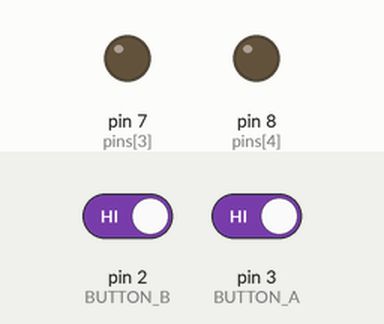
A sketch run on a simulated Arduino Uno, built with avr-gcc and run on an emulated ATmega328P. On the bench: output pins drawn as LEDs (lit = HIGH). The inputs (shaded band) are chosen by the test bench; at power-on: pin 2 (BUTTON_B) HIGH, pin 3 (BUTTON_A) HIGH. Sleep ends after the set time or at an interrupt.

Above: at 5.0 s.
5.1 s: pin 2 (BUTTON_B) driven LOW and pin 3 (BUTTON_A) driven LOW
At 6.0 s:
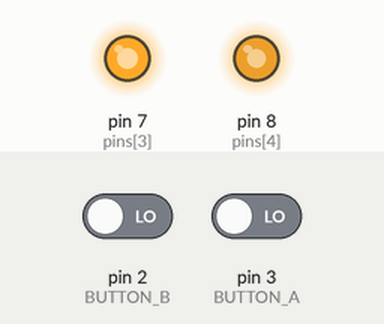
Timing chart, 0 to 6.2 s (numbered marks = the images above; inputs shaded):
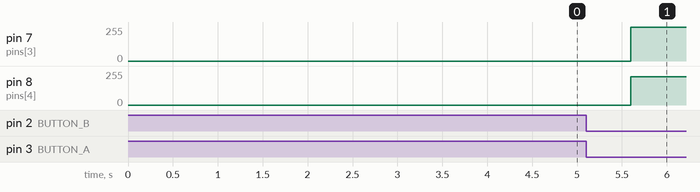

The sketch:

KeyChainino_v3_phrase.ino
```cpp
/*************************************************************************
   Write Phrase to KEYCHAININO www.keychainino.com

   created by Alessandro Matera
 * ************************************************************************
*/

char phrase[] = "AND THE WINNER IS... MARUNMAGESH ";

#include <avr/pgmspace.h>
#include <avr/sleep.h>
#include <avr/power.h>
#include <avr/wdt.h>

#define MATRIX_ROW 8
#define MATRIX_COL 8
#define PIN_NUMBER 9

#define BUTTON_A 3 // INT1
#define BUTTON_B 2 // INT0

unsigned long timer = 64900;

byte i_Charlie = 0;
byte j_Charlie = 0;


const byte pins[PIN_NUMBER] = {4, 5, 6, 7, 8, 9, 10, A0, A1}; //the number of the pin used for the LEDs in ordered

const byte connectionMatrix[MATRIX_ROW][MATRIX_COL][2] = { //the matrix that show the LEDs pin connections. Firs Value is the Anode, second is the Catode
  {{1, 0}, {2, 0}, {3, 0}, {4, 0}, {5, 0}, {6, 0}, {7, 0}, {8, 0}},
  {{0, 1}, {2, 1}, {3, 1}, {4, 1}, {5, 1}, {6, 1}, {7, 1}, {8, 1}},
  {{0, 2}, {1, 2}, {3, 2}, {4, 2}, {5, 2}, {6, 2}, {7, 2}, {8, 2}},
  {{0, 3}, {1, 3}, {2, 3}, {4, 3}, {5, 3}, {6, 3}, {7, 3}, {8, 3}},
  {{0, 4}, {1, 4}, {2, 4}, {3, 4}, {5, 4}, {6, 4}, {7, 4}, {8, 4}},
  {{0, 5}, {1, 5}, {2, 5}, {3, 5}, {4, 5}, {6, 5}, {7, 5}, {8, 5}},
  {{0, 6}, {1, 6}, {2, 6}, {3, 6}, {4, 6}, {5, 6}, {7, 6}, {8, 6}},
  {{0, 7}, {1, 7}, {2, 7}, {3, 7}, {4, 7}, {5, 7}, {6, 7}, {8, 7}},
};

bool matrixState[MATRIX_ROW][MATRIX_COL] = { //the matrix that will be always used to turn ON or OFF the LEDs
  {0, 0, 0, 0, 0, 0, 0, 0},
  {0, 0, 0, 0, 0, 0, 0, 0},
  {0, 0, 0, 0, 0, 0, 0, 0},
  {0, 0, 0, 0, 0, 0, 0, 0},
  {0, 0, 0, 0, 0, 0, 0, 0},
  {0, 0, 0, 0, 0, 0, 0, 0},
  {0, 0, 0, 0, 0, 0, 0, 0},
  {0, 0, 0, 0, 0, 0, 0, 0}
};

bool gameStarted = false; //indicates if the game is started

//KeyChainino Face stored in FLASH in order to reduce RAM size
const PROGMEM bool KeyChaininoFace[MATRIX_ROW][MATRIX_COL] = {
  {0, 0, 0, 0, 0, 0, 0, 0},
  {0, 0, 0, 0, 0, 0, 0, 0},
  {0, 0, 0, 1, 1, 0, 0, 0},
  {0, 0, 0, 0, 0, 0, 0, 0},
  {0, 1, 0, 0, 0, 0, 1, 0},
  {0, 0, 1, 1, 1, 1, 0, 0},
  {0, 0, 0, 0, 0, 0, 0, 0},
  {0, 0, 0, 0, 0, 0, 0, 0}
};


//NUMBERS used in score stored in FLASH in order to reduce RAM size

const PROGMEM bool one[MATRIX_ROW][MATRIX_COL]  = {
  {0, 0, 0, 0, 0, 0, 0, 0},
  {0, 0, 0, 0, 1, 0, 0, 0},
  {0, 0, 0, 1, 1, 0, 0, 0},
  {0, 0, 1, 0, 1, 0, 0, 0},
  {0, 0, 0, 0, 1, 0, 0, 0},
  {0, 0, 0, 0, 1, 0, 0, 0},
  {0, 0, 0, 0, 1, 0, 0, 0},
  {0, 0, 0, 0, 1, 0, 0, 0}
};

const PROGMEM bool two[MATRIX_ROW][MATRIX_COL] = {
  {0, 0, 0, 0, 0, 0, 0, 0},
  {0, 0, 0, 1, 1, 1, 0, 0},
  {0, 0, 1, 0, 0, 0, 1, 0},
  {0, 0, 0, 0, 0, 0, 1, 0},
  {0, 0, 0, 0, 0, 1, 0, 0},
  {0, 0, 0, 0, 1, 0, 0, 0},
  {0, 0, 0, 1, 0, 0, 0, 0},
  {0, 0, 1, 1, 1, 1, 1, 0}
};

const PROGMEM bool three[MATRIX_ROW][MATRIX_COL] = {
  {0, 0, 0, 0, 0, 0, 0, 0},
  {0, 0, 0, 1, 1, 1, 0, 0},
  {0, 0, 0, 0, 0, 0, 1, 0},
  {0, 0, 0, 0, 0, 0, 1, 0},
  {0, 0, 0, 0, 1, 1, 0, 0},
  {0, 0, 0, 0, 0, 0, 1, 0},
  {0, 0, 0, 0, 0, 0, 1, 0},
  {0, 0, 0, 1, 1, 1, 0, 0}
};

const PROGMEM bool four[MATRIX_ROW][MATRIX_COL] = {
  {0, 0, 0, 0, 0, 0, 0, 0},
  {0, 0, 0, 0, 0, 1, 0, 0},
  {0, 0, 0, 0, 1, 1, 0, 0},
  {0, 0, 0, 1, 0, 1, 0, 0},
  {0, 0, 1, 0, 0, 1, 0, 0},
  {0, 1, 1, 1, 1, 1, 1, 0},
  {0, 0, 0, 0, 0, 1, 0, 0},
  {0, 0, 0, 0, 0, 1, 0, 0}
};

const PROGMEM bool five[MATRIX_ROW][MATRIX_COL] = {
  {0, 0, 0, 0, 0, 0, 0, 0},
  {0, 0, 0, 1, 1, 1, 1, 0},
  {0, 0, 0, 1, 0, 0, 0, 0},
  {0, 0, 0, 1, 0, 0, 0, 0},
  {0, 0, 0, 1, 1, 1, 0, 0},
  {0, 0, 0, 0, 0, 0, 1, 0},
  {0, 0, 0, 0, 0, 0, 1, 0},
  {0, 0, 0, 1, 1, 1, 0, 0}
};

const PROGMEM bool six[MATRIX_ROW][MATRIX_COL] = {
  {0, 0, 0, 0, 0, 0, 0, 0},
  {0, 0, 0, 0, 0, 1, 0, 0},
  {0, 0, 0, 0, 1, 0, 0, 0},
  {0, 0, 0, 1, 0, 0, 0, 0},
  {0, 0, 1, 1, 1, 1, 0, 0},
  {0, 0, 1, 0, 0, 0, 1, 0},
  {0, 0, 1, 0, 0, 0, 1, 0},
  {0, 0, 0, 1, 1, 1, 0, 0}
};

const PROGMEM bool seven[MATRIX_ROW][MATRIX_COL] = {
  {0, 0, 0, 0, 0, 0, 0, 0},
  {0, 0, 1, 1, 1, 1, 1, 0},
  {0, 0, 0, 0, 0, 0, 1, 0},
  {0, 0, 0, 0, 0, 0, 1, 0},
  {0, 0, 0, 0, 0, 1, 0, 0},
  {0, 0, 0, 0, 1, 0, 0, 0},
  {0, 0, 0, 1, 0, 0, 0, 0},
  {0, 0, 1, 0, 0, 0, 0, 0}
};

const PROGMEM bool eight[MATRIX_ROW][MATRIX_COL] = {
  {0, 0, 0, 0, 0, 0, 0, 0},
  {0, 0, 0, 1, 1, 1, 0, 0},
  {0, 0, 1, 0, 0, 0, 1, 0},
  {0, 0, 1, 0, 0, 0, 1, 0},
  {0, 0, 0, 1, 1, 1, 0, 0},
  {0, 0, 1, 0, 0, 0, 1, 0},
  {0, 0, 1, 0, 0, 0, 1, 0},
  {0, 0, 0, 1, 1, 1, 0, 0}
};

const PROGMEM bool nine[MATRIX_ROW][MATRIX_COL] = {
  {0, 0, 0, 0, 0, 0, 0, 0},
  {0, 0, 0, 1, 1, 1, 0, 0},
  {0, 0, 1, 0, 0, 0, 1, 0},
  {0, 0, 1, 0, 0, 0, 1, 0},
  {0, 0, 0, 1, 1, 1, 1, 0},
  {0, 0, 0, 0, 0, 1, 0, 0},
  {0, 0, 0, 0, 1, 0, 0, 0},
  {0, 0, 0, 1, 0, 0, 0, 0}
};
const PROGMEM bool zero[MATRIX_ROW][MATRIX_COL] = {
  {0, 0, 0, 0, 0, 0, 0, 0},
  {0, 0, 0, 1, 1, 1, 0, 0},
  {0, 0, 1, 0, 0, 0, 1, 0},
  {0, 0, 1, 0, 0, 0, 1, 0},
  {0, 0, 1, 0, 0, 0, 1, 0},
  {0, 0, 1, 0, 0, 0, 1, 0},
  {0, 0, 1, 0, 0, 0, 1, 0},
  {0, 0, 0, 1, 1, 1, 0, 0}
};

//letters
const PROGMEM bool A[MATRIX_ROW][MATRIX_COL]  = {
  {0, 0, 1, 1, 1, 0, 0, 0},
  {0, 1, 1, 1, 1, 1, 0, 0},
  {1, 1, 0, 0, 0, 1, 1, 0},
  {1, 1, 0, 0, 0, 1, 1, 0},
  {1, 1, 1, 1, 1, 1, 1, 0},
  {1, 1, 1, 1, 1, 1, 1, 0},
  {1, 1, 0, 0, 0, 1, 1, 0},
  {1, 1, 0, 0, 0, 1, 1, 0}
};

const PROGMEM bool B[MATRIX_ROW][MATRIX_COL]  = {
  {1, 1, 1, 1, 1, 1, 0, 0},
  {1, 1, 0, 0, 0, 1, 1, 0},
  {1, 1, 0, 0, 0, 1, 1, 0},
  {1, 1, 1, 1, 1, 1, 0, 0},
  {1, 1, 1, 1, 1, 1, 0, 0},
  {1, 1, 0, 0, 0, 1, 1, 0},
  {1, 1, 0, 0, 0, 1, 1, 0},
  {1, 1, 1, 1, 1, 1, 0, 0}
};

const PROGMEM bool C[MATRIX_ROW][MATRIX_COL]  = {
  {0, 1, 1, 1, 1, 1, 0, 0},
  {1, 1, 1, 1, 1, 1, 1, 0},
  {1, 1, 0, 0, 0, 1, 1, 0},
  {1, 1, 0, 0, 0, 0, 0, 0},
  {1, 1, 0, 0, 0, 0, 0, 0},
  {1, 1, 0, 0, 0, 1, 1, 0},
  {1, 1, 1, 1, 1, 1, 1, 0},
  {0, 1, 1, 1, 1, 1, 0, 0}
};


const PROGMEM bool D[MATRIX_ROW][MATRIX_COL]  = {
  {1, 1, 1, 1, 1, 1, 0, 0},
  {1, 1, 1, 1, 1, 1, 0, 0},
  {1, 1, 0, 0, 1, 1, 1, 0},
  {1, 1, 0, 0, 0, 1, 1, 0},
  {1, 1, 0, 0, 0, 1, 1, 0},
  {1, 1, 0, 0, 1, 1, 1, 0},
  {1, 1, 1, 1, 1, 1, 0, 0},
  {1, 1, 1, 1, 1, 1, 0, 0}
};

const PROGMEM bool E[MATRIX_ROW][MATRIX_COL]  = {
  {1, 1, 1, 1, 1, 1, 1, 0},
  {1, 1, 1, 1, 1, 1, 1, 0},
  {1, 1, 0, 0, 0, 0, 0, 0},
  {1, 1, 1, 1, 1, 0, 0, 0},
  {1, 1, 1, 1, 1, 0, 0, 0},
  {1, 1, 0, 0, 0, 0, 0, 0},
  {1, 1, 1, 1, 1, 1, 1, 0},
  {1, 1, 1, 1, 1, 1, 1, 0}
};

const PROGMEM bool F[MATRIX_ROW][MATRIX_COL]  = {
  {1, 1, 1, 1, 1, 1, 1, 0},
  {1, 1, 1, 1, 1, 1, 1, 0},
  {1, 1, 0, 0, 0, 0, 0, 0},
  {1, 1, 1, 1, 1, 0, 0, 0},
  {1, 1, 1, 1, 1, 0, 0, 0},
  {1, 1, 0, 0, 0, 0, 0, 0},
  {1, 1, 0, 0, 0, 0, 0, 0},
  {1, 1, 0, 0, 0, 0, 0, 0}
};

const PROGMEM bool G[MATRIX_ROW][MATRIX_COL]  = {
  {0, 1, 1, 1, 1, 1, 1, 0},
  {1, 1, 1, 1, 1, 1, 1, 0},
  {1, 1, 0, 0, 0, 0, 0, 0},
  {1, 1, 0, 1, 1, 1, 0, 0},
  {1, 1, 0, 1, 1, 1, 1, 0},
  {1, 1, 0, 0, 0, 1, 1, 0},
  {1, 1, 1, 1, 1, 1, 1, 0},
  {1, 1, 1, 1, 1, 1, 0, 0}
};

const PROGMEM bool H[MATRIX_ROW][MATRIX_COL]  = {
  {1, 1, 0, 0, 0, 1, 1, 0},
  {1, 1, 0, 0, 0, 1, 1, 0},
  {1, 1, 0, 0, 0, 1, 1, 0},
  {1, 1, 1, 1, 1, 1, 1, 0},
  {1, 1, 1, 1, 1, 1, 1, 0},
  {1, 1, 0, 0, 0, 1, 1, 0},
  {1, 1, 0, 0, 0, 1, 1, 0},
  {1, 1, 0, 0, 0, 1, 1, 0}
};

const PROGMEM bool I[MATRIX_ROW][MATRIX_COL]  = {
  {0, 1, 1, 1, 1, 0, 0, 0},
  {0, 0, 1, 1, 0, 0, 0, 0},
  {0, 0, 1, 1, 0, 0, 0, 0},
  {0, 0, 1, 1, 0, 0, 0, 0},
  {0, 0, 1, 1, 0, 0, 0, 0},
  {0, 0, 1, 1, 0, 0, 0, 0},
  {0, 0, 1, 1, 0, 0, 0, 0},
  {0, 1, 1, 1, 1, 0, 0, 0}
};

const PROGMEM bool L[MATRIX_ROW][MATRIX_COL]  = {
  {1, 1, 0, 0, 0, 0, 0, 0},
  {1, 1, 0, 0, 0, 0, 0, 0},
  {1, 1, 0, 0, 0, 0, 0, 0},
  {1, 1, 0, 0, 0, 0, 0, 0},
  {1, 1, 0, 0, 0, 0, 0, 0},
  {1, 1, 0, 0, 0, 0, 0, 0},
  {1, 1, 1, 1, 1, 1, 0, 0},
  {1, 1, 1, 1, 1, 1, 0, 0}
};

const PROGMEM bool M[MATRIX_ROW][MATRIX_COL]  = {
  {1, 1, 0, 0, 0, 1, 1, 0},
  {1, 1, 1, 0, 1, 1, 1, 0},
  {1, 1, 1, 1, 1, 1, 1, 0},
  {1, 1, 0, 1, 0, 1, 1, 0},
  {1, 1, 0, 0, 0, 1, 1, 0},
  {1, 1, 0, 0, 0, 1, 1, 0},
  {1, 1, 0, 0, 0, 1, 1, 0},
  {1, 1, 0, 0, 0, 1, 1, 0}
};

const PROGMEM bool N[MATRIX_ROW][MATRIX_COL]  = {
  {1, 1, 0, 0, 0, 1, 1, 0},
  {1, 1, 1, 0, 0, 1, 1, 0},
  {1, 1, 1, 1, 0, 1, 1, 0},
  {1, 1, 1, 1, 1, 1, 1, 0},
  {1, 1, 0, 1, 1, 1, 1, 0},
  {1, 1, 0, 0, 1, 1, 1, 0},
  {1, 1, 0, 0, 0, 1, 1, 0},
  {1, 1, 0, 0, 0, 1, 1, 0}
};

const PROGMEM bool O[MATRIX_ROW][MATRIX_COL]  = {
  {0, 1, 1, 1, 1, 1, 0, 0},
  {1, 1, 1, 1, 1, 1, 1, 0},
  {1, 1, 0, 0, 0, 1, 1, 0},
  {1, 1, 0, 0, 0, 1, 1, 0},
  {1, 1, 0, 0, 0, 1, 1, 0},
  {1, 1, 0, 0, 0, 1, 1, 0},
  {1, 1, 1, 1, 1, 1, 1, 0},
  {0, 1, 1, 1, 1, 1, 0, 0}
};

const PROGMEM bool P[MATRIX_ROW][MATRIX_COL]  = {
  {1, 1, 1, 1, 1, 0, 0, 0},
  {1, 1, 1, 1, 1, 1, 0, 0},
  {1, 1, 0, 0, 1, 1, 0, 0},
  {1, 1, 1, 1, 1, 1, 0, 0},
  {1, 1, 1, 1, 1, 0, 0, 0},
  {1, 1, 0, 0, 0, 0, 0, 0},
  {1, 1, 0, 0, 0, 0, 0, 0},
  {1, 1, 0, 0, 0, 0, 0, 0}
};


const PROGMEM bool Q[MATRIX_ROW][MATRIX_COL]  = {
  {0, 1, 1, 1, 1, 0, 0, 0},
  {1, 1, 1, 1, 1, 1, 0, 0},
  {1, 1, 0, 0, 1, 1, 0, 0},
  {1, 1, 0, 0, 1, 1, 0, 0},
  {1, 1, 0, 1, 1, 1, 0, 0},
  {1, 1, 0, 0, 1, 1, 0, 0},
  {1, 1, 1, 1, 1, 1, 0, 0},
  {0, 1, 1, 1, 1, 0, 1, 0}
};

const PROGMEM bool R[MATRIX_ROW][MATRIX_COL]  = {
  {1, 1, 1, 1, 1, 0, 0, 0},
  {1, 1, 1, 1, 1, 1, 0, 0},
  {1, 1, 0, 0, 1, 1, 0, 0},
  {1, 1, 0, 0, 1, 1, 0, 0},
  {1, 1, 1, 1, 1, 0, 0, 0},
  {1, 1, 1, 1, 1, 0, 0, 0},
  {1, 1, 0, 1, 1, 1, 0, 0},
  {1, 1, 0, 0, 1, 1, 1, 0}
};

const PROGMEM bool S[MATRIX_ROW][MATRIX_COL]  = {
  {0, 1, 1, 1, 1, 1, 1, 0},
  {1, 1, 1, 1, 1, 1, 1, 0},
  {1, 1, 0, 0, 0, 0, 0, 0},
  {1, 1, 1, 1, 1, 1, 0, 0},
  {0, 1, 1, 1, 1, 1, 1, 0},
  {0, 0, 0, 0, 0, 1, 1, 0},
  {1, 1, 1, 1, 1, 1, 1, 0},
  {1, 1, 1, 1, 1, 1, 0, 0}
};

const PROGMEM bool T[MATRIX_ROW][MATRIX_COL]  = {
  {1, 1, 1, 1, 1, 1, 0, 0},
  {1, 1, 1, 1, 1, 1, 0, 0},
  {0, 0, 1, 1, 0, 0, 0, 0},
  {0, 0, 1, 1, 0, 0, 0, 0},
  {0, 0, 1, 1, 0, 0, 0, 0},
  {0, 0, 1, 1, 0, 0, 0, 0},
  {0, 0, 1, 1, 0, 0, 0, 0},
  {0, 0, 1, 1, 0, 0, 0, 0}
};

const PROGMEM bool U[MATRIX_ROW][MATRIX_COL]  = {
  {1, 1, 0, 0, 0, 1, 1, 0},
  {1, 1, 0, 0, 0, 1, 1, 0},
  {1, 1, 0, 0, 0, 1, 1, 0},
  {1, 1, 0, 0, 0, 1, 1, 0},
  {1, 1, 0, 0, 0, 1, 1, 0},
  {1, 1, 0, 0, 0, 1, 1, 0},
  {1, 1, 1, 1, 1, 1, 1, 0},
  {0, 1, 1, 1, 1, 1, 0, 0}
};

const PROGMEM bool V[MATRIX_ROW][MATRIX_COL]  = {
  {1, 1, 0, 0, 0, 1, 1, 0},
  {1, 1, 0, 0, 0, 1, 1, 0},
  {1, 1, 0, 0, 0, 1, 1, 0},
  {1, 1, 0, 0, 0, 1, 1, 0},
  {1, 1, 0, 0, 0, 1, 1, 0},
  {1, 1, 1, 0, 1, 1, 1, 0},
  {0, 1, 1, 1, 1, 1, 0, 0},
  {0, 0, 1, 1, 1, 0, 0, 0}
};

const PROGMEM bool Z[MATRIX_ROW][MATRIX_COL]  = {
  {1, 1, 1, 1, 1, 1, 1, 0},
  {1, 1, 1, 1, 1, 1, 1, 0},
  {0, 0, 0, 0, 1, 1, 0, 0},
  {0, 0, 0, 1, 1, 0, 0, 0},
  {0, 0, 1, 1, 0, 0, 0, 0},
  {0, 1, 1, 0, 0, 0, 0, 0},
  {1, 1, 1, 1, 1, 1, 1, 0},
  {1, 1, 1, 1, 1, 1, 1, 0}
};

const PROGMEM bool K[MATRIX_ROW][MATRIX_COL]  = {
  {1, 1, 0, 0, 0, 1, 1, 0},
  {1, 1, 0, 0, 1, 1, 0, 0},
  {1, 1, 0, 1, 1, 0, 0, 0},
  {1, 1, 1, 1, 0, 0, 0, 0},
  {1, 1, 1, 1, 0, 0, 0, 0},
  {1, 1, 0, 1, 1, 0, 0, 0},
  {1, 1, 0, 0, 1, 1, 0, 0},
  {1, 1, 0, 0, 0, 1, 1, 0}
};

const PROGMEM bool X[MATRIX_ROW][MATRIX_COL]  = {
  {1, 1, 0, 0, 0, 1, 1, 0},
  {1, 1, 1, 0, 1, 1, 1, 0},
  {0, 1, 1, 1, 1, 1, 0, 0},
  {0, 0, 1, 1, 1, 0, 0, 0},
  {0, 0, 1, 1, 1, 0, 0, 0},
  {0, 1, 1, 1, 1, 1, 0, 0},
  {1, 1, 1, 0, 1, 1, 1, 0},
  {1, 1, 0, 0, 0, 1, 1, 0}
};

const PROGMEM bool Y[MATRIX_ROW][MATRIX_COL]  = {
  {1, 1, 0, 0, 0, 1, 1, 0},
  {1, 1, 0, 0, 0, 1, 1, 0},
  {1, 1, 1, 0, 1, 1, 1, 0},
  {0, 1, 1, 1, 1, 1, 0, 0},
  {0, 0, 1, 1, 1, 0, 0, 0},
  {0, 0, 1, 1, 1, 0, 0, 0},
  {0, 0, 1, 1, 1, 0, 0, 0},
  {0, 0, 1, 1, 1, 0, 0, 0}
};


const PROGMEM bool J[MATRIX_ROW][MATRIX_COL]  = {
  {0, 0, 0, 0, 1, 1, 0, 0},
  {0, 0, 0, 0, 1, 1, 0, 0},
  {0, 0, 0, 0, 1, 1, 0, 0},
  {0, 0, 0, 0, 1, 1, 0, 0},
  {0, 0, 0, 0, 1, 1, 0, 0},
  {1, 1, 0, 0, 1, 1, 0, 0},
  {1, 1, 1, 1, 1, 1, 0, 0},
  {0, 1, 1, 1, 1, 0, 0, 0}
};

const PROGMEM bool W[MATRIX_ROW][MATRIX_COL]  = {
  {1, 1, 0, 0, 0, 1, 1, 0},
  {1, 1, 0, 0, 0, 1, 1, 0},
  {1, 1, 0, 0, 0, 1, 1, 0},
  {1, 1, 0, 0, 0, 1, 1, 0},
  {1, 1, 0, 1, 0, 1, 1, 0},
  {1, 1, 1, 1, 1, 1, 1, 0},
  {0, 1, 1, 1, 1, 1, 0, 0},
  {0, 0, 1, 0, 1, 0, 0, 0}
};

const PROGMEM bool dot[MATRIX_ROW][MATRIX_COL]  = {
  {0, 0, 0, 0, 0, 0, 0, 0},
  {0, 0, 0, 0, 0, 0, 0, 0},
  {0, 0, 0, 0, 0, 0, 0, 0},
  {0, 0, 0, 0, 0, 0, 0, 0},
  {0, 0, 0, 0, 0, 0, 0, 0},
  {0, 0, 0, 0, 0, 1, 1, 1},
  {0, 0, 0, 0, 0, 1, 1, 1},
  {0, 0, 0, 0, 0, 1, 1, 1}
};

ISR(TIMER1_OVF_vect) {  // timer1 overflow interrupt service routine
  cli(); //disable interrupt
  TCNT1 = timer;// 65405;


  // THIS PART IS USED TO UPDATE THE CHARLIEPLEXING LEDS MATRIX
  // YOU CAN JUST DON'T CARE ABOUT THIS PART
  // BECAUSE YOU CAN CODE LIKE A STANDARD MATRIX BY MANIPULATING THE
  // VALUE OF THE matrixState MATRIX


  pinMode(pins[connectionMatrix[i_Charlie][j_Charlie][0]], INPUT); //set both positive pole and negative pole
  pinMode(pins[connectionMatrix[i_Charlie][j_Charlie][1]], INPUT); // to INPUT in order to turn OFF the LED


  j_Charlie++;
  if (j_Charlie >= MATRIX_COL) {
    j_Charlie = 0;
    i_Charlie++;
    if (i_Charlie >= MATRIX_ROW) {
      i_Charlie = 0;
    }
  }

  if (matrixState[i_Charlie][j_Charlie] == 1) { //turn on LED with 1 in matrixState
    pinMode(pins[connectionMatrix[i_Charlie][j_Charlie][0]], OUTPUT); //set positive pole to OUTPUT
    pinMode(pins[connectionMatrix[i_Charlie][j_Charlie][1]], OUTPUT); //set negative pole to OUTPUT
    digitalWrite(pins[connectionMatrix[i_Charlie][j_Charlie][0]], HIGH); //set positive pole to HIGH
    digitalWrite(pins[connectionMatrix[i_Charlie][j_Charlie][1]], LOW); //set negative pole to LOW
  }


  sei(); //enable interrupt
}

ISR(INT1_vect) { //BUTTON A INTERRUPT
  //do nothing
}

ISR(INT0_vect) { //BUTTON B INTERRUPT
  //do nothing
}


void setup() {
  //configure LED pins
  for (byte i = 0; i < PIN_NUMBER; i++) {
    pinMode(pins[i], INPUT);
  }

  //configure Buttons pins
  pinMode(BUTTON_A, INPUT_PULLUP);
  pinMode(BUTTON_B, INPUT_PULLUP);

  // initialize Timer1
  cli();         // disable global interrupts
  TCCR1A = 0;    // set entire TCCR1A register to 0
  TCCR1B = 0;    // set entire TCCR1A register to 0

  bitSet(TIMSK1, TOIE1); // enable Timer1 overflow interrupt:

  TCNT1 = timer;

  // set prescaler
  bitSet(TCCR1B, CS10);

  //disabling all unnecessary peripherals to reduce power
  ADCSRA = 0;
  bitSet(ADCSRA, ADEN); //disable ADC
  bitSet(ACSR, ACD); // disable Analog comparator, saves 4 uA
  power_adc_disable(); // disable ADC converter
  power_spi_disable();
  power_usart0_disable();
  power_twi_disable();
  power_timer2_disable();
  wdt_disable();

  // enable global interrupts:
  sei();

  //gameStarted = true; //Start the game

  goSleep();
  resetGame();
}


String phrase_str;

void loop() {
  if (gameStarted) { //if game is started
    game(); //go to game function
  } else { //else end the game
    endGame(); //to to end game
  }
}

void game() {
  for (char c = 0; phrase[c] != '\0'; c++) {
    for (int col = MATRIX_COL - 1; col >= 0; col--) { // we start to display the charter matrix from right to left
      for (byte i = 0; i < MATRIX_COL; i++) { //put the charter into the matrixState
        for (byte j = 0; j < MATRIX_ROW; j++) { //as usual
          if (i >= col) { //if the number of col(i) is higher than the scrolling col, we show the correct charter according to charterToShow var.
            writeCharter(phrase[c], i, j, col);
          }
          else { //else, if col (i) is less than col, we shift the matrixState
            matrixState[j][i] = matrixState[j][i + 1];
          }
        }
      }
      delay(60);
    }
  }
  gameStarted = false;
}


void writeCharter(char charterToShow, byte i, byte j, byte col) {
  if (charterToShow == 'A') {
    matrixState[j][i] = (bool*)pgm_read_byte(&(A[j][i - col]));
  }
  else if (charterToShow == 'B') {
    matrixState[j][i] = (bool*)pgm_read_byte(&(B[j][i - col]));
  }
  else if (charterToShow == 'C') {
    matrixState[j][i] = (bool*)pgm_read_byte(&(C[j][i - col]));
  }
  else if (charterToShow == 'D') {
    matrixState[j][i] = (bool*)pgm_read_byte(&(D[j][i - col]));
  }
  else if (charterToShow == 'E') {
    matrixState[j][i] = (bool*)pgm_read_byte(&(E[j][i - col]));
  }
  else if (charterToShow == 'F') {
    matrixState[j][i] = (bool*)pgm_read_byte(&(F[j][i - col]));
  }
  else if (charterToShow == 'G') {
    matrixState[j][i] = (bool*)pgm_read_byte(&(G[j][i - col]));
  }
  else if (charterToShow == 'H') {
    matrixState[j][i] = (bool*)pgm_read_byte(&(H[j][i - col]));
  }
  else if (charterToShow == 'I') {
    matrixState[j][i] = (bool*)pgm_read_byte(&(I[j][i - col]));
  }
  else if (charterToShow == 'L') {
    matrixState[j][i] = (bool*)pgm_read_byte(&(L[j][i - col]));
  }
  else if (charterToShow == 'M') {
    matrixState[j][i] = (bool*)pgm_read_byte(&(M[j][i - col]));
  }
  else if (charterToShow == 'N') {
    matrixState[j][i] = (bool*)pgm_read_byte(&(N[j][i - col]));
  }
  else if (charterToShow == 'O') {
    matrixState[j][i] = (bool*)pgm_read_byte(&(O[j][i - col]));
  }
  else if (charterToShow == 'P') {
    matrixState[j][i] = (bool*)pgm_read_byte(&(P[j][i - col]));
  }
  else if (charterToShow == 'Q') {
    matrixState[j][i] = (bool*)pgm_read_byte(&(Q[j][i - col]));
  }
  else if (charterToShow == 'R') {
    matrixState[j][i] = (bool*)pgm_read_byte(&(R[j][i - col]));
  }
  else if (charterToShow == 'S') {
    matrixState[j][i] = (bool*)pgm_read_byte(&(S[j][i - col]));
  }
  else if (charterToShow == 'T') {
    matrixState[j][i] = (bool*)pgm_read_byte(&(T[j][i - col]));
  }
  else if (charterToShow == 'U') {
    matrixState[j][i] = (bool*)pgm_read_byte(&(U[j][i - col]));
  }
  else if (charterToShow == 'V') {
    matrixState[j][i] = (bool*)pgm_read_byte(&(V[j][i - col]));
  }
  else if (charterToShow == 'Z') {
    matrixState[j][i] = (bool*)pgm_read_byte(&(Z[j][i - col]));
  }
  else if (charterToShow == 'K') {
    matrixState[j][i] = (bool*)pgm_read_byte(&(K[j][i - col]));
  }
  else if (charterToShow == 'X') {
    matrixState[j][i] = (bool*)pgm_read_byte(&(X[j][i - col]));
  }
  else if (charterToShow == 'Y') {
    matrixState[j][i] = (bool*)pgm_read_byte(&(Y[j][i - col]));
  }
  else if (charterToShow == 'J') {
    matrixState[j][i] = (bool*)pgm_read_byte(&(J[j][i - col]));
  }
  else if (charterToShow == 'W') {
    matrixState[j][i] = (bool*)pgm_read_byte(&(W[j][i - col]));
  }
  else if (charterToShow == '.') { //SYMBOLS FOR SPACE
    matrixState[j][i] = (bool*)pgm_read_byte(&(dot[j][i - col]));
  }
  else if (charterToShow == ' ') { //SYMBOLS FOR SPACE
    matrixState[j][i] = 0;
  }

}

void endGame() {
  clearMatrix(); //clear all the LEDs
  showKeyChaininoFace(); //show KeyChaininoFace
  delay(500);
  goSleep(); //sleep to reduce power
  resetGame(); //reset game variables
}

void resetGame() {
  //reset all game variables to the start condition
  clearMatrix();
  showKeyChaininoFace();
  delay(500);
  clearMatrix();
  delay(300);

  gameStarted = true;
}


void clearMatrix() {
  //clear the matrix by inserting 0 to the matrixState
  for (byte i = 0; i < MATRIX_ROW; i++) {
    for (byte j = 0; j < MATRIX_COL; j++) {
      clearMatrixStateBit(i, j);
    }
  }
}

void fullMatrix() {
  //turn on all LEDs in the matrix by inserting 1 to the matrixState
  for (byte i = 0; i < MATRIX_ROW; i++) {
    for (byte j = 0; j < MATRIX_COL; j++) {
      setMatrixStateBit(i, j);
    }
  }
}

void showKeyChaininoFace() {
  for (byte i = 0; i < MATRIX_ROW; i++) {
    for (byte j = 0; j < MATRIX_COL; j++) {
      matrixState[i][j] = (bool*)pgm_read_byte(&(KeyChaininoFace[i][j])); //here we read the matrix from FLASH
    }
  }
}

void setMatrixStateBit(byte i, byte j) {
  matrixState[i][j] = 1;
}
void clearMatrixStateBit(byte i, byte j) {
  matrixState[i][j] = 0;
}

void goSleep() {
  //going sleep to reduce power consuming

  power_timer0_disable(); //disable Timer 0
  power_timer1_disable(); //disable Timer 1

  //clean the charlieplexing
  i_Charlie = 0;
  j_Charlie = 0;

  for (byte i = 0; i < MATRIX_ROW; i++) {
    for (byte j = 0; j < MATRIX_COL; j++) {
      pinMode(pins[connectionMatrix[i][j][0]], INPUT); //set both positive pole and negative pole
      pinMode(pins[connectionMatrix[i][j][1]], INPUT); // to INPUT in order to turn OFF the LED
    }
  }

  //enable interrupt buttons to allow wakeup from button interrupts
  bitSet(EIMSK, INT0); //enable interrupt button B - INT0
  bitSet(EIMSK, INT1); //enable interrupt button A - INT1

  set_sleep_mode(SLEEP_MODE_PWR_DOWN);

  while (digitalRead(BUTTON_B) || digitalRead(BUTTON_A)) { //until all the two buttons are pressend
    sleep_mode();
  }

  //disable interrupt buttons after sleep
  bitClear(EIMSK, INT0); //enable interrupt button B - INT0
  bitClear(EIMSK, INT1); //enable interrupt button A - INT1

  power_timer0_enable(); //enable Timer 0
  power_timer1_enable(); //enable Timer 1

}
```

Measured:
- after the input at 5.1 s, pin 7 (pins[3]): 0/255 → 254/255 after 0.50 s; pin 8 (pins[4]): 0/255 → 212/255 after 0.50 s
